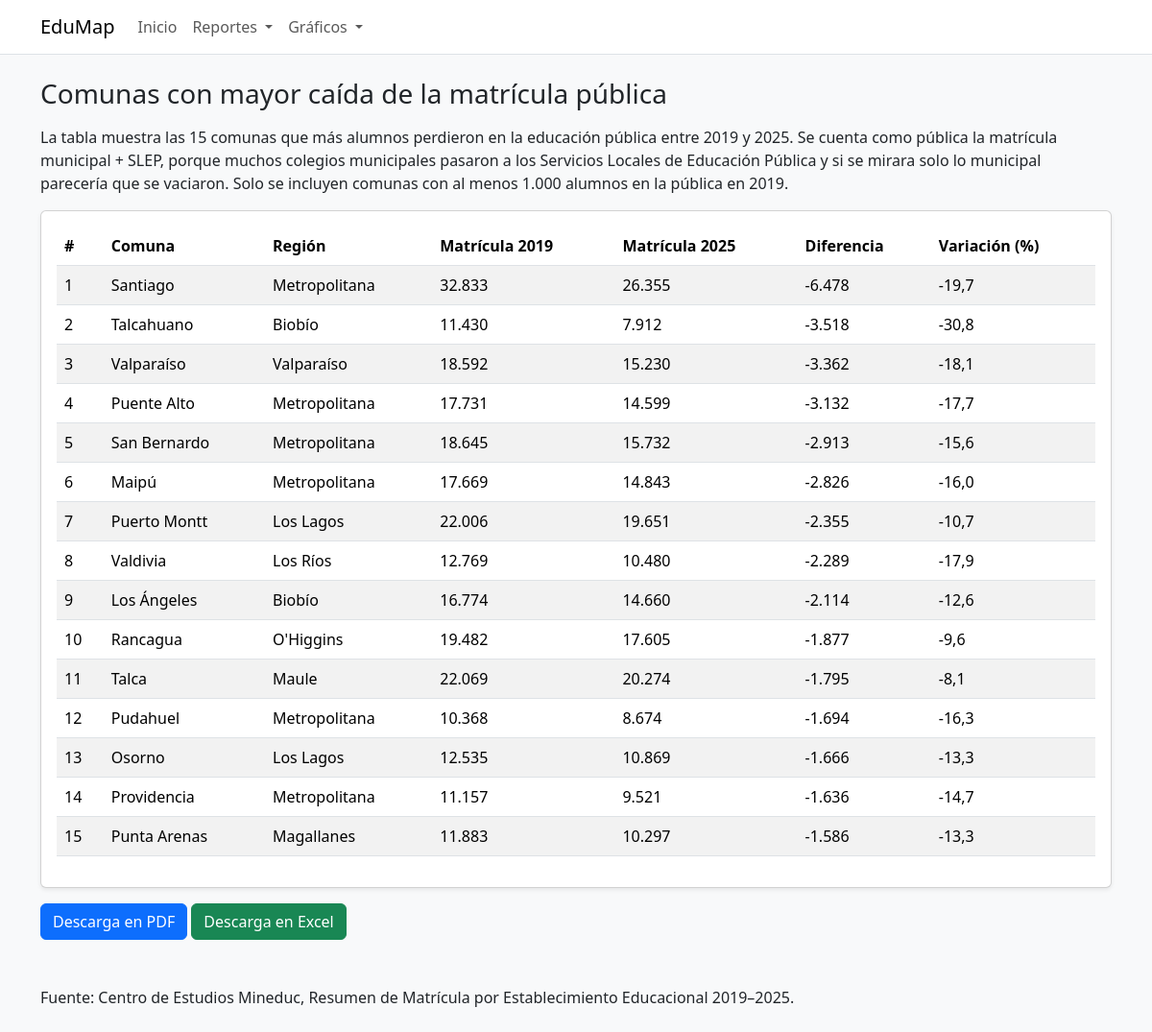
Screenshot of /matricula/reporte/2 with the database file from the repository.
### matricula/models.py (models this page shows, shortened)
class Matricula(models.Model):
    anio = models.IntegerField()
    region = models.CharField(max_length=60)
    comuna = models.CharField(max_length=60)
    dependencia = models.CharField(max_length=60)
    matricula = models.IntegerField()
    establecimientos = models.IntegerField()
    rurales = models.IntegerField()

### matricula/views.py (the view)
# urls.py: path("reporte/<int:numero>", views.listado, name="reporte"),
def listado(request, numero):
    reporte = armar_reporte(request, numero)
    filas = []
    for fila in reporte["filas"]:
        nueva = []
        for valor in fila:
            nueva.append(formato(valor))
        filas.append(nueva)
    contexto = {
        "numero": numero,
        "titulo": reporte["titulo"],
        "explicacion": reporte["explicacion"],
        "interpretacion": reporte.get("interpretacion", ""),
        "encabezados": reporte["encabezados"],
        "filas": filas,
    }
    if numero == 4:
        regiones, anios = opciones_filtro()
        contexto["regiones"] = regiones
        contexto["anios"] = anios
        contexto["region"] = reporte["region"]
        contexto["anio"] = reporte["anio"]
    return render(request, "matricula/reporte.html", contexto)

### matricula/views.py (called while the page is built)
def leer_datos():
    filas = Matricula.objects.all().values()
    return pd.DataFrame(list(filas))

def miles(numero):
    texto = f"{numero:,.0f}"
    return texto.replace(",", ".")

def formato(valor):
    if valor is None:
        return "—"
    if isinstance(valor, float):
        return f"{valor:.1f}".replace(".", ",")
    if isinstance(valor, int):
        return miles(valor)
    return str(valor)

def es_publica(datos):
    return datos[(datos["dependencia"] == "Municipal") | (datos["dependencia"] == "SLEP")]

def armar_reporte(request, numero):
    if numero == 1:
        return reporte1(request)
    elif numero == 2:
        return reporte2(request)
    elif numero == 3:
        return reporte3(request)
    elif numero == 4:
        return reporte4(request)
    raise Http404("Ese reporte no existe")

### matricula/templates/matricula/reporte.html (shortened to what this page needs)
{% extends 'matricula/base.html' %}
{% block contenido %}
  <h1 class="h3 mb-3">{{ titulo }}</h1>
  <p>{{ explicacion }}</p>
  <div class="card shadow-sm">
    <div class="card-body table-responsive">
      <table class="table table-striped">
        <thead>
          <tr>
            {% for encabezado in encabezados %}<th>{{ encabezado }}</th>{% endfor %}
          </tr>
        </thead>
        <tbody>
          {% for fila in filas %}
          <tr>
            {% for valor in fila %}<td>{{ valor }}</td>{% endfor %}
          </tr>
          {% empty %}
          <tr><td colspan="{{ encabezados|length }}">No hay datos para esta selección.</td></tr>
          {% endfor %}
        </tbody>
      </table>
    </div>
  </div>
  <div class="mt-3">
    <a class="btn btn-primary" href="{% url 'reporte_pdf' numero %}?{{ request.GET.urlencode }}">Descarga en PDF</a>
    <a class="btn btn-success" href="{% url 'reporte_excel' numero %}?{{ request.GET.urlencode }}">Descarga en Excel</a>
  </div>
{% endblock %}

### matricula/templates/matricula/base.html (shortened to what this page needs)
<!DOCTYPE html>
<html lang="es-CL">
<head>
  <link rel="stylesheet"
    href="https://cdn.jsdelivr.net/npm/bootstrap@5.3.8/dist/css/bootstrap.min.css"
>
</head>
<body class="bg-light">
  {% include 'matricula/menu.html' %}
  <main class="container py-4">
    {% block contenido %}{% endblock %}
  </main>
  <footer class="container py-4">
    Fuente: Centro de Estudios Mineduc, Resumen de Matrícula por Establecimiento Educacional 2019–2025.
  </footer>
</body>
</html>

### matricula/templates/matricula/menu.html (shortened to what this page needs)
<nav class="navbar navbar-expand-lg bg-white border-bottom" aria-label="Navegación principal">
  <div class="container">
    <a class="navbar-brand" href="{% url 'index' %}">EduMap</a>
    <div class="collapse navbar-collapse" id="menuPrincipal">
      <ul class="navbar-nav me-auto">
        <li class="nav-item">
          <a class="nav-link" href="{% url 'index' %}">Inicio</a>
        </li>
        <li class="nav-item dropdown">
          <button class="nav-link dropdown-toggle" type="button"
            data-bs-toggle="dropdown" aria-expanded="false">
            Reportes
          </button>
        </li>
        <li class="nav-item dropdown">
          <button class="nav-link dropdown-toggle" type="button"
            data-bs-toggle="dropdown" aria-expanded="false">
            Gráficos
          </button>
        </li>
      </ul>
    </div>
  </div>
</nav>

### rows the page displays
Matricula: fila "Santiago" "Metropolitana"
Matricula: fila "Talcahuano" "Biobío"
Matricula: fila "Valparaíso" "Valparaíso"
Matricula: fila "Puente Alto" "Metropolitana"
Matricula: fila "San Bernardo" "Metropolitana"
Matricula: fila "Maipú" "Metropolitana"
Matricula: fila "Puerto Montt" "Los Lagos"
Matricula: fila "Valdivia" "Los Ríos"
Matricula: fila "Los Ángeles" "Biobío"
Matricula: fila "Rancagua" "O'Higgins"
Matricula: fila "Talca" "Maule"
Matricula: fila "Pudahuel" "Metropolitana"
Matricula: fila "Osorno" "Los Lagos"
Matricula: fila "Providencia" "Metropolitana"
Matricula: fila "Punta Arenas" "Magallanes"

### other values shown
{{ titulo }} "Comunas con mayor caída de la matrícula pública"
{{ encabezado }} "#" "Comuna" "Región" "Matrícula 2019" "Matrícula 2025" "Diferencia" "Variación (%)"
{{ valor }} "1" "32.833" "26.355" "-6.478" "-19,7" "2" "11.430" "7.912" "-3.518" "-30,8" "3" "18.592" "15.230" "-3.362" "-18,1" "4" "17.731" "14.599" "-3.132" "-17,7" "5" "18.645" "15.732" "-2.913" "-15,6" "6" "17.669" "14.843" "-2.826" "-16,0" "7" "22.006" "19.651" "-2.355" "-10,7" "8" "12.769" "10.480" "-2.289" "-17,9" "9" "16.774" "14.660" "-2.114" "-12,6" "10" "19.482" "17.605" "-1.877" "-9,6" "11" "22.069" "20.274" "-1.795" "-8,1" "12" "10.368" "8.674" "-1.694" "-16,3" "13" "12.535" "10.869" "-1.666" "-13,3" "14" "11.157" "9.521" "-1.636" "-14,7" "15" "11.883" "10.297" "-1.586" "-13,3"
